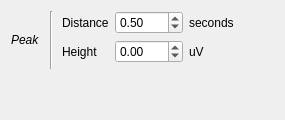
                     <widget class="QWidget" name="_peak_page">
                      <layout class="QVBoxLayout" name="verticalLayout_43">
                       <item>
                        <layout class="QGridLayout" name="gridLayout_11">
                         <property name="topMargin">
                          <number>0</number>
                         </property>
                         <item row="2" column="2">
                          <layout class="QHBoxLayout" name="horizontalLayout"/>
                         </item>
                         <item row="0" column="5">
                          <spacer name="horizontalSpacer_38">
                           <property name="orientation">
                            <enum>Qt::Horizontal</enum>
                           </property>
                           <property name="sizeHint" stdset="0">
                            <size>
                             <width>40</width>
                             <height>20</height>
                            </size>
                           </property>
                          </spacer>
                         </item>
                         <item row="0" column="0" rowspan="3">
                          <widget class="QLabel" name="label_50">
                           <property name="font">
                            <font>
                             <italic>true</italic>
                            </font>
                           </property>
                           <property name="text">
                            <string>Peak</string>
                           </property>
                          </widget>
                         </item>
                         <item row="0" column="1" rowspan="3">
                          <widget class="Line" name="line">
                           <property name="minimumSize">
                            <size>
                             <width>10</width>
                             <height>0</height>
                            </size>
                           </property>
                           <property name="orientation">
                            <enum>Qt::Vertical</enum>
                           </property>
                          </widget>
                         </item>
                         <item row="0" column="2">
                          <widget class="QLabel" name="label_26">
                           <property name="text">
                            <string>Distance</string>
                           </property>
                          </widget>
                         </item>
                         <item row="0" column="3">
                          <widget class="QDoubleSpinBox" name="_ToolPeakLook">
                           <property name="toolTip">
                            <string>&lt;html&gt;&lt;head/&gt;&lt;body&gt;&lt;p&gt;Minimum distance between two peaks&lt;/p&gt;&lt;/body&gt;&lt;/html&gt;</string>
                           </property>
                           <property name="decimals">
                            <number>2</number>
                           </property>
                           <property name="minimum">
                            <double>0.100000000000000</double>
                           </property>
                           <property name="singleStep">
                            <double>0.100000000000000</double>
                           </property>
                           <property name="value">
                            <double>0.500000000000000</double>
                           </property>
                          </widget>
                         </item>
                         <item row="0" column="4">
                          <widget class="QLabel" name="label_27">
                           <property name="text">
                            <string>seconds</string>
                           </property>
                          </widget>
                         </item>
                         <item row="1" column="2">
                          <widget class="QLabel" name="label_2">
                           <property name="text">
                            <string>Height</string>
                           </property>
                          </widget>
                         </item>
                         <item row="1" column="3">
                          <widget class="QDoubleSpinBox" name="_ToolPeakHeight">
                           <property name="minimum">
                            <double>-500.000000000000000</double>
                           </property>
                           <property name="maximum">
                            <double>500.000000000000000</double>
                           </property>
                           <property name="singleStep">
                            <double>0.100000000000000</double>
                           </property>
                          </widget>
                         </item>
                         <item row="1" column="4">
                          <widget class="QLabel" name="label_10">
                           <property name="text">
                            <string>uV</string>
                           </property>
                          </widget>
                         </item>
                        </layout>
                       </item>
                       <item>
                        <spacer name="verticalSpacer_14">
                         <property name="orientation">
                          <enum>Qt::Vertical</enum>
                         </property>
                         <property name="sizeHint" stdset="0">
                          <size>
                           <width>20</width>
                           <height>40</height>
                          </size>
                         </property>
                        </spacer>
                       </item>
                      </layout>
                     </widget>
